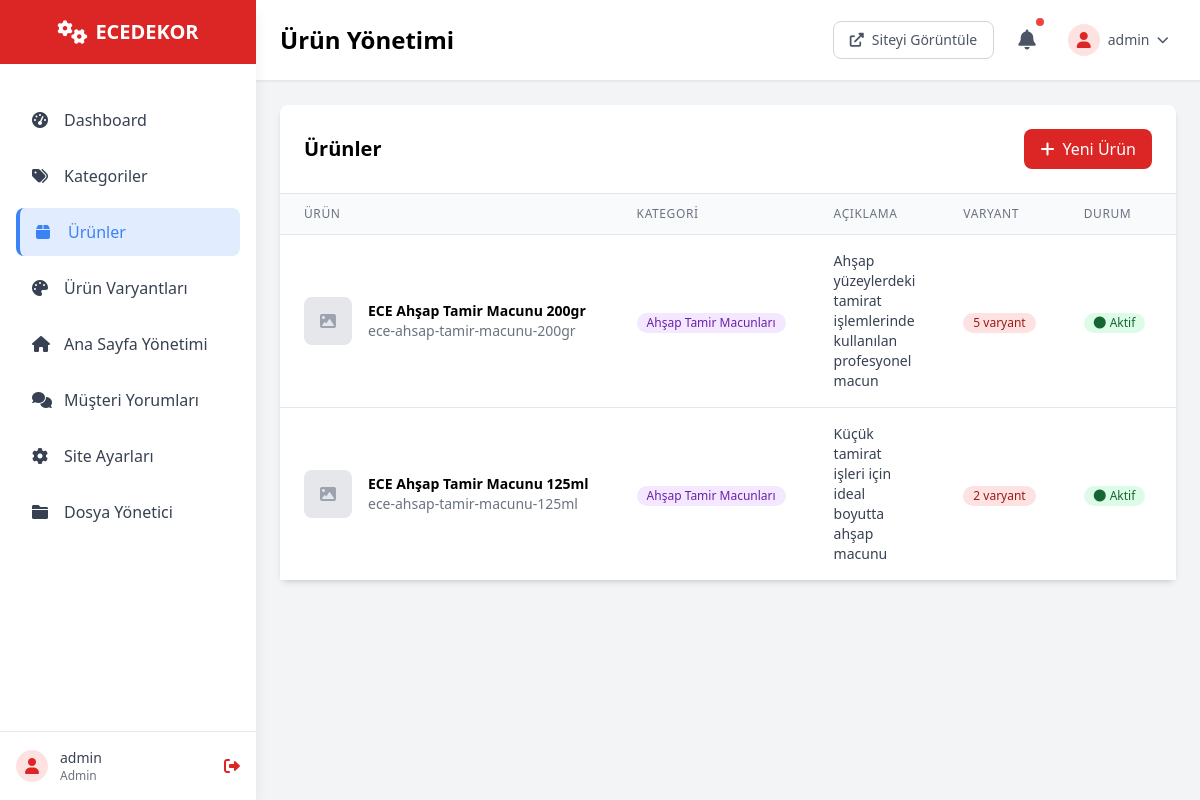
Page /admin/products.php (signed in) on the committed database.
### tables this page shows
CREATE TABLE `products` (
  `id` int(11) NOT NULL AUTO_INCREMENT,
  `category_id` int(11) NOT NULL,
  `name` varchar(255) NOT NULL,
  `slug` varchar(255) NOT NULL,
  `short_description` text,
  `description` longtext,
  `features` longtext,
  `usage_instructions` longtext,
  `main_image` varchar(500),
  `sort_order` int(11) DEFAULT 0,
  `is_active` tinyint(1) DEFAULT 1,
  `created_at` timestamp NOT NULL DEFAULT CURRENT_TIMESTAMP,
  `updated_at` timestamp NOT NULL DEFAULT CURRENT_TIMESTAMP ON UPDATE CURRENT_TIMESTAMP,
  PRIMARY KEY (`id`),
  UNIQUE KEY `slug` (`slug`),
  KEY `category_id` (`category_id`),
  CONSTRAINT `products_ibfk_1` FOREIGN KEY (`category_id`) REFERENCES `categories` (`id`) ON DELETE CASCADE
);

CREATE TABLE `categories` (
  `id` int(11) NOT NULL AUTO_INCREMENT,
  `name` varchar(255) NOT NULL,
  `slug` varchar(255) NOT NULL,
  `description` text,
  `image` varchar(500),
  `sort_order` int(11) DEFAULT 0,
  `is_active` tinyint(1) DEFAULT 1,
  `created_at` timestamp NOT NULL DEFAULT CURRENT_TIMESTAMP,
  `updated_at` timestamp NOT NULL DEFAULT CURRENT_TIMESTAMP ON UPDATE CURRENT_TIMESTAMP,
  PRIMARY KEY (`id`),
  UNIQUE KEY `slug` (`slug`)
);

### includes/config.php (called while the page is built, shortened)
<?php
try {
    $pdo = new PDO(
        "mysql:host=" . DB_HOST . ";dbname=" . DB_NAME . ";charset=utf8mb4",
        DB_USERNAME,
        DB_PASSWORD,
        [
            PDO::ATTR_ERRMODE => PDO::ERRMODE_EXCEPTION,
            PDO::ATTR_DEFAULT_FETCH_MODE => PDO::FETCH_ASSOC,
            PDO::ATTR_EMULATE_PREPARES => false,
        ]
    );
} catch (PDOException $e) {
    die("Database connection failed: " . $e->getMessage());
}
function query($sql, $params = []) {
    global $pdo;
    try {
        $stmt = $pdo->prepare($sql);
        $stmt->execute($params);
        return $stmt;
    } catch (PDOException $e) {
        error_log("Database query error: " . $e->getMessage());
        return false;
    }
}
function fetchAll($sql, $params = []) {
    $stmt = query($sql, $params);
    return $stmt ? $stmt->fetchAll() : [];
}
?>

### admin/products.php (the view, shortened to what this page needs)
<?php
require_once '../includes/config.php';
$action = $_GET['action'] ?? 'list';
if ($action === 'list') {
    $products = fetchAll("
        SELECT p.*, c.name as category_name,
               (SELECT COUNT(*) FROM product_variants pv WHERE pv.product_id = p.id) as variant_count
        FROM products p
        JOIN categories c ON p.category_id = c.id
        ORDER BY p.sort_order, p.name
    ");
}
include 'includes/header.php';
?>
<?php if ($action === 'list'): ?>
    <div class="bg-white rounded-lg shadow-md card">
        <div class="p-6 border-b border-gray-200">
            <div class="flex items-center justify-between">
                <h2 class="text-xl font-semibold text-black">Ürünler</h2>
                <a href="?action=add" class="bg-red-600 text-white px-4 py-2 rounded-lg hover:bg-red-700 transition duration-300">
                    <i class="fas fa-plus mr-2"></i>Yeni Ürün
                </a>
            </div>
        </div>
        <div class="overflow-x-auto">
            <table class="min-w-full divide-y divide-gray-200">
                <thead class="bg-gray-50">
                    <tr>
                        <th class="px-6 py-3 text-left text-xs font-medium text-gray-500 uppercase tracking-wider">Ürün</th>
                        <th class="px-6 py-3 text-left text-xs font-medium text-gray-500 uppercase tracking-wider">Kategori</th>
                        <th class="px-6 py-3 text-left text-xs font-medium text-gray-500 uppercase tracking-wider">Açıklama</th>
                        <th class="px-6 py-3 text-left text-xs font-medium text-gray-500 uppercase tracking-wider">Varyant</th>
                        <th class="px-6 py-3 text-left text-xs font-medium text-gray-500 uppercase tracking-wider">Durum</th>
                        <th class="px-6 py-3 text-left text-xs font-medium text-gray-500 uppercase tracking-wider">İşlemler</th>
                    </tr>
                </thead>
                <tbody class="bg-white divide-y divide-gray-200">
                    <?php if (empty($products)): ?>
                        <tr>
                            <td colspan="6" class="px-6 py-4 text-center text-gray-500">Henüz ürün eklenmemiş.</td>
                        </tr>
                    <?php else: ?>
                        <?php foreach ($products as $prod): ?>
                            <tr class="hover:bg-gray-50">
                                <td class="px-6 py-4 whitespace-nowrap">
                                    <div class="flex items-center">
                                        <?php if ($prod['main_image']): ?>
                                            <img src="<?php echo $prod['main_image']; ?>" alt="<?php echo htmlspecialchars($prod['name']); ?>" class="w-12 h-12 object-cover rounded-lg mr-4">
                                        <?php else: ?>
                                            <div class="w-12 h-12 bg-gray-200 rounded-lg flex items-center justify-center mr-4">
                                                <i class="fas fa-image text-gray-400"></i>
                                            </div>
                                        <?php endif; ?>
                                        <div>
                                            <div class="text-sm font-semibold text-black"><?php echo htmlspecialchars($prod['name']); ?></div>
                                            <div class="text-sm text-gray-500"><?php echo htmlspecialchars($prod['slug']); ?></div>
                                        </div>
                                    </div>
                                </td>
                                <td class="px-6 py-4 whitespace-nowrap">
                                    <span class="inline-flex items-center px-2.5 py-0.5 rounded-full text-xs font-medium bg-purple-100 text-purple-800">
                                        <?php echo htmlspecialchars($prod['category_name']); ?>
                                    </span>
                                </td>
                                <td class="px-6 py-4">
                                    <div class="text-sm text-gray-700">
                                        <?php echo htmlspecialchars(substr($prod['short_description'], 0, 100)) . (strlen($prod['short_description']) > 100 ? '...' : ''); ?>
                                    </div>
                                </td>
                                <td class="px-6 py-4 whitespace-nowrap">
                                    <span class="inline-flex items-center px-2.5 py-0.5 rounded-full text-xs font-medium bg-red-100 text-red-800">
                                        <?php echo $prod['variant_count']; ?> varyant
                                    </span>
                                </td>
                                <td class="px-6 py-4 whitespace-nowrap">
                                    <?php if ($prod['is_active']): ?>
                                        <span class="inline-flex items-center px-2.5 py-0.5 rounded-full text-xs font-medium bg-green-100 text-green-800">
                                            <i class="fas fa-circle mr-1 text-xs"></i>Aktif
                                        </span>
                                    <?php else: ?>
                                        <span class="inline-flex items-center px-2.5 py-0.5 rounded-full text-xs font-medium bg-red-100 text-red-800">
                                            <i class="fas fa-circle mr-1 text-xs"></i>Pasif
                                        </span>
                                    <?php endif; ?>
                                </td>
                                <td class="px-6 py-4 whitespace-nowrap text-right text-sm font-medium">
                                </td>
                            </tr>
                        <?php endforeach; ?>
                    <?php endif; ?>
                </tbody>
            </table>
        </div>
    </div>
<?php endif; ?>
<?php include 'includes/footer.php'; ?>

### admin/includes/header.php (style rules this page uses)
.card { box-shadow: 0 4px 6px -1px rgba(0, 0, 0, 0.1), 0 2px 4px -1px rgba(0, 0, 0, 0.06); transition: box-shadow 0.3s ease; }

### rows in the picture
products: name "ECE Ahşap Tamir Macunu 200gr", slug "ece-ahsap-tamir-macunu-200gr", category.name "Ahşap Tamir Macunları", short_description "Ahşap yüzeylerdeki tamirat işlemlerinde kullanılan profesyonel macun", variant_count "5", is_active 1 (drawn)
products: name "ECE Ahşap Tamir Macunu 125ml", slug "ece-ahsap-tamir-macunu-125ml", category.name "Ahşap Tamir Macunları", short_description "Küçük tamirat işleri için ideal boyutta ahşap macunu", variant_count "2", is_active 1 (drawn)

### other values in the picture
$_SESSION['admin_username'] "admin"
$pageTitle "Ürün Yönetimi"
